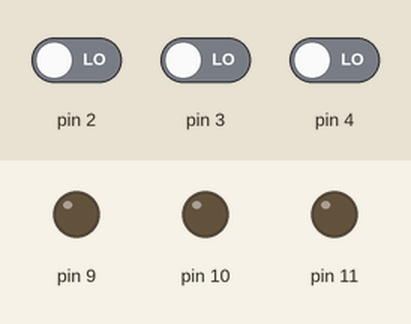
Simulated run of this sketch. Board: Arduino Uno, built with avr-gcc and run on an emulated ATmega328P. Shown: output pins drawn as LEDs (lit = HIGH). The test bench sets the inputs (shaded band); at power-on: pin 2 LOW, pin 3 LOW, pin 4 LOW.

Above: at 1.2 s.
1.3 s: pin 2 driven HIGH
At 2.1 s:
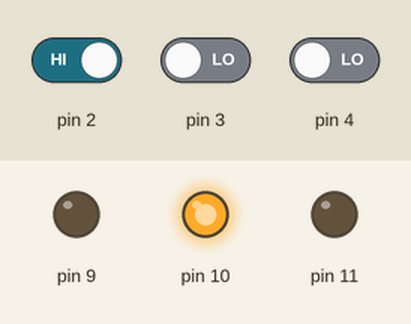
2.8 s: pin 3 driven HIGH
At 3.3 s:
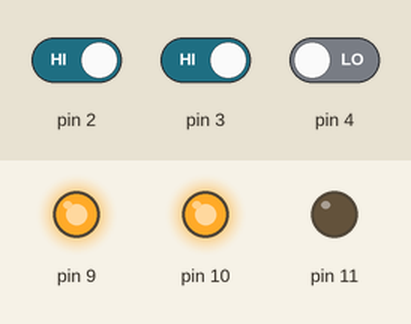
4.3 s: pin 4 driven HIGH
At 5.5 s:
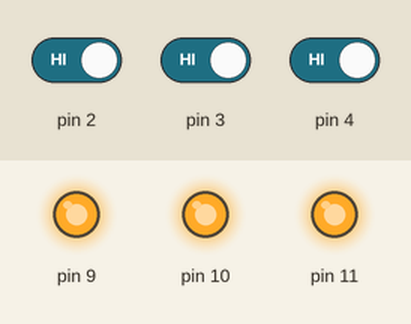
5.8 s: pin 2 driven LOW
At 6.8 s:
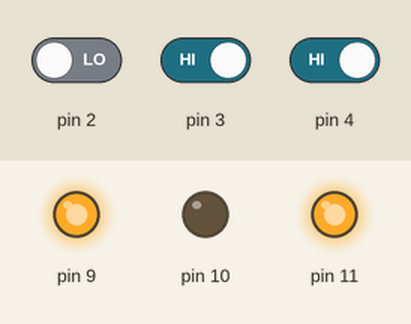
7.3 s: pin 3 driven LOW
At 7.9 s:
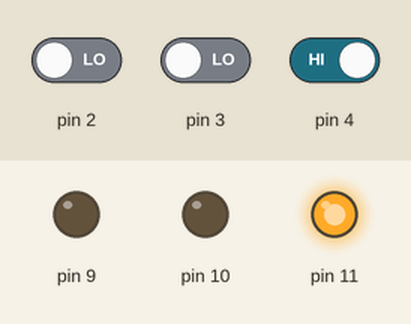
8.8 s: pin 2 driven HIGH
At 10.2 s:
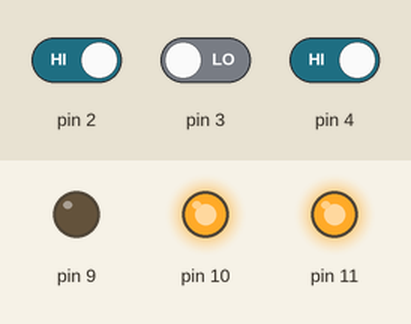
Timing chart, 0 to 11.3 s (numbered marks = the images above; inputs shaded):
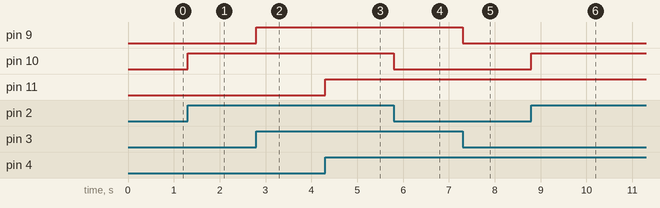

Measured:
- after the input at 1.3 s, pin 10: LOW → HIGH at once
- after the input at 2.8 s, pin 9: LOW → HIGH at once
- after the input at 4.3 s, pin 11: LOW → HIGH at once
- after the input at 5.8 s, pin 10: HIGH → LOW at once
- after the input at 7.3 s, pin 9: HIGH → LOW at once
- after the input at 8.8 s, pin 10: LOW → HIGH at once

The sketch:

LAB2_4.ino
```cpp
int button_R;
int button_G;
int button_B;

void setup() {
  // put your setup code here, to run once:
  pinMode(2,INPUT);//R
  pinMode(3,INPUT);//G
  pinMode(4,INPUT);//B

  pinMode(9,OUTPUT);//G
  pinMode(10,OUTPUT);//R
  pinMode(11,OUTPUT);//B

}

void loop() {
  // put your main code here, to run repeatedly:
  button_R = digitalRead(2);
  button_G = digitalRead(3);
  button_B = digitalRead(4);

  digitalWrite(9,button_G);
  digitalWrite(10,button_R);
  digitalWrite(11,button_B);


}
```
